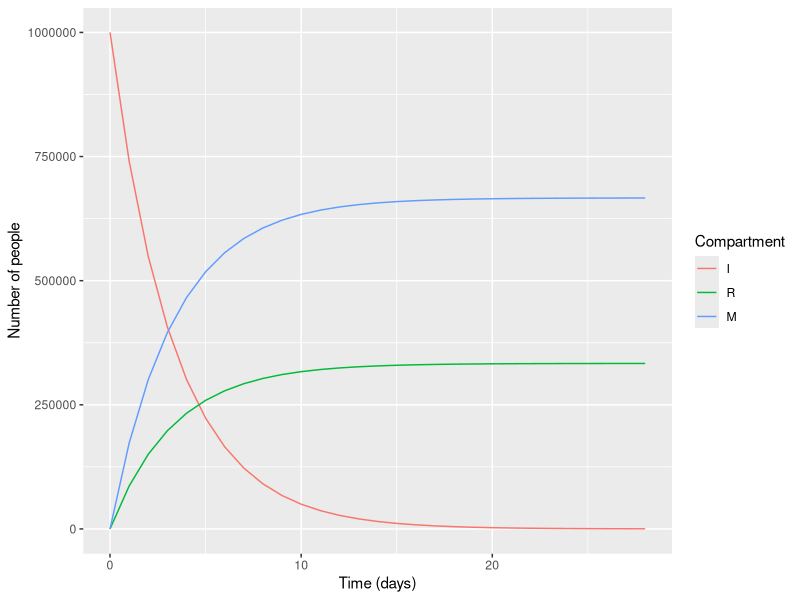

This chart was generated by the following R code:
'Previously, we modelled an infected cohort in R. In this exercise, 
the focus is on adding disease-induced mortality to this model in order 
to explore the concept of competing hazards as introduced in the video. 
Using this model, we will also calculate the case fatality ratio'

library(deSolve)
library(reshape2)
library(ggplot2)

hazards <- function(time,state,parameters){
  with(as.list(c(state, parameters)), {
    dI = (-y * I) - (u * I)
    
    dR = y * I
    
    dM = u * I
    
    return(list(c(dI,dR,dM)))
    
  })
}

times <- seq(0, 28, by = 1 )
paras <- c(y = 0.1,
           
           u = 0.2)
y <- c(I = 1000000,
       R = 0,
       M = 0)

result <- ode(y, times,hazards, paras)
result1 <- as.data.frame(result)
print(result1)

# plot for the model

output_long <- melt(as.data.frame(result1), id = "time") 
output_long

ggplot(data = output_long,   # specify object containing data to plot
       aes(x = time, 
           y = value, 
           colour = variable, 
           group = variable)) +       # assign columns to axes and groups
  geom_line() +                       # represent data as lines
  xlab("Time (days)")+                # add label for x axis
  ylab("Number of people") +          # add label for y axis
  labs(colour = "Compartment")        # add legend title

#proportion of initially infected that died before recovering

(result1$M[result1$time == 28]/((result1$M[result1$time == 28]) +(result1$I[result1$time == 28]) + (result1$R[result1$time == 28]))) * 100

#now use the competing hazards formula given in the video lecture to calculate the case fatality rate

case_fatality_rate <- (0.2/(0.2 + 0.1)) * 100
case_fatality_rate
